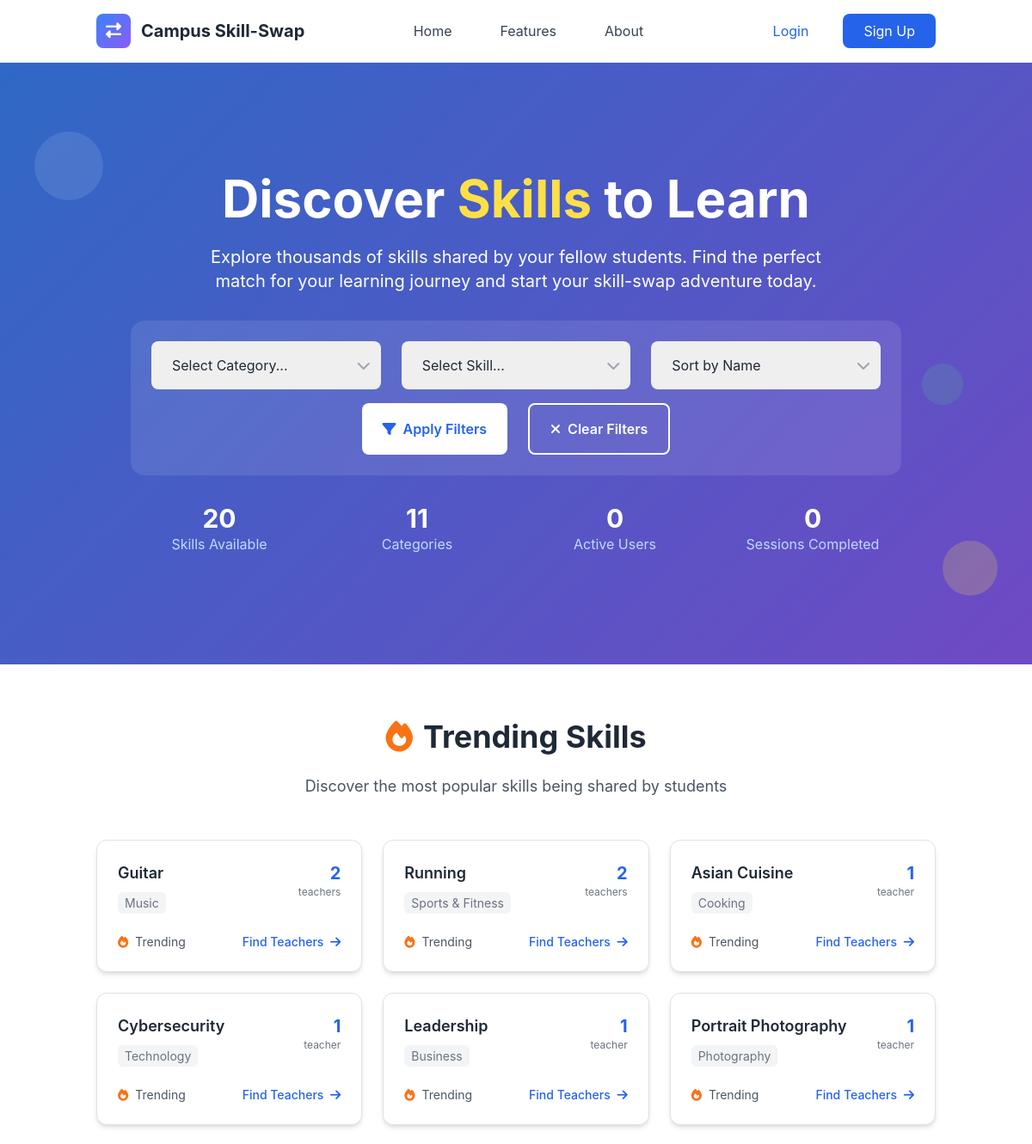
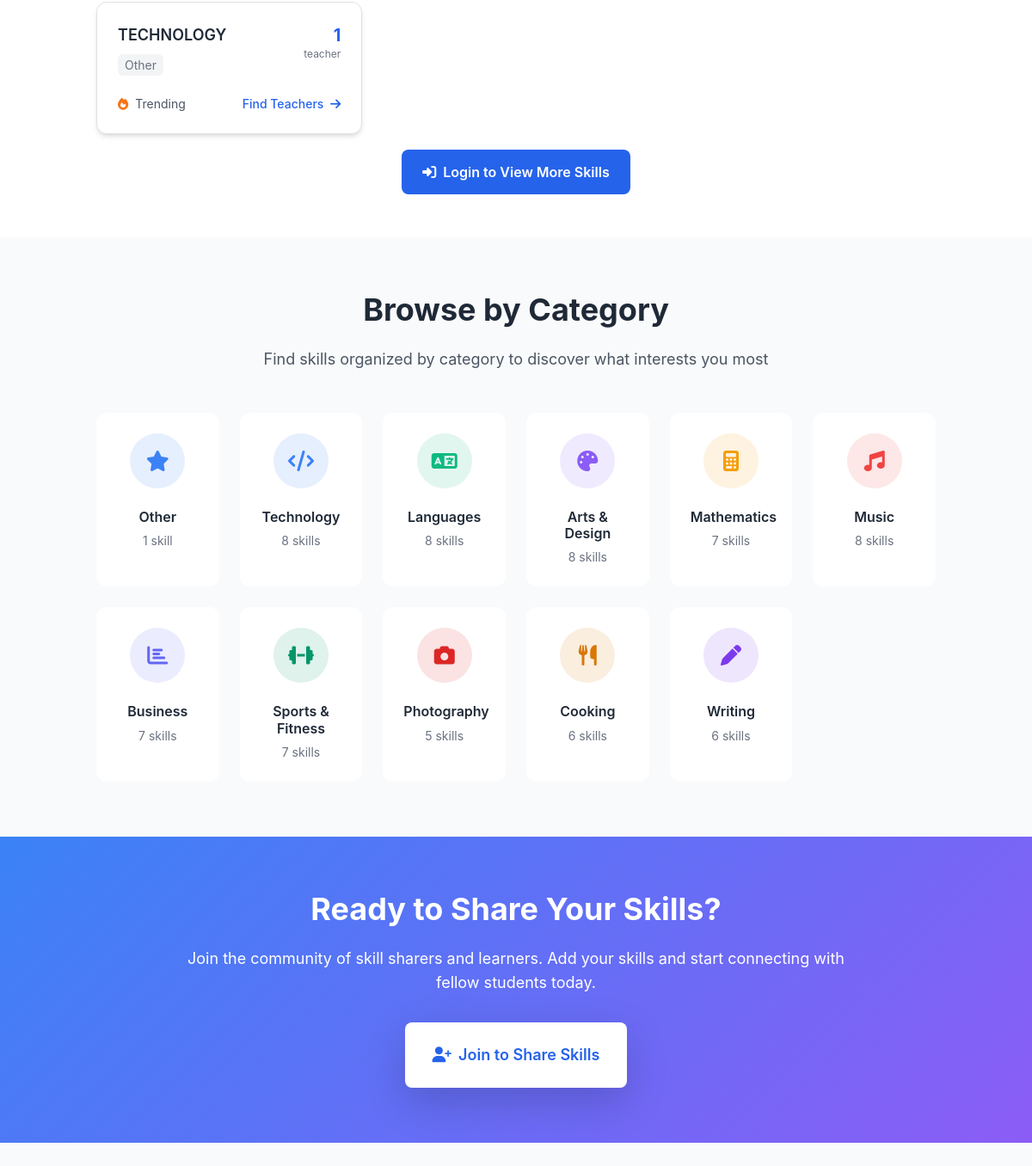
Screenshot of /skills/ with the database file from the repository (2 pictures, top to bottom).
### skills/models.py (models this page shows, shortened)
class Skill(models.Model):
    name = models.CharField(max_length=100)
    category = models.ForeignKey(SkillCategory, on_delete=models.CASCADE, related_name='skills')
    description = models.TextField(blank=True)
    is_popular = models.BooleanField(default=False)
    created_at = models.DateTimeField(auto_now_add=True)
    updated_at = models.DateTimeField(auto_now=True)
    class Meta:
        ordering = ['category__name', 'name']
        unique_together = ['name', 'category']

class SkillCategory(models.Model):
    name = models.CharField(max_length=100, unique=True)
    description = models.TextField(blank=True)
    icon = models.CharField(max_length=50, blank=True, help_text="CSS icon class")
    color = models.CharField(max_length=7, default='#3B82F6', help_text="Hex color code")
    is_active = models.BooleanField(default=True)
    created_at = models.DateTimeField(auto_now_add=True)
    updated_at = models.DateTimeField(auto_now=True)
    class Meta:
        ordering = ['name']
        verbose_name_plural = "Skill Categories"
        db_table = 'category'

### skills/views.py (the view, shortened to what this page needs)
# urls.py: path('', views.SkillListView.as_view(), name='skill_list'),
class SkillListView(ListView):
    model = Skill
    template_name = 'skills/skill_list.html'
    context_object_name = 'skills'
    paginate_by = 20
    def get_queryset(self):
        queryset = Skill.objects.filter(category__is_active=True).annotate(
            offered_count=Count('offered_by_users')
        )
        category = self.request.GET.get('category')
        skill = self.request.GET.get('skill')
        sort_by = self.request.GET.get('sort', 'name')
        if category:
            queryset = queryset.filter(category_id=category)
        if skill:
            queryset = queryset.filter(id=skill)
        if sort_by == 'popular':
            queryset = queryset.order_by('-offered_count', 'name')
        elif sort_by == 'recent':
            queryset = queryset.order_by('-created_at', 'name')
        else:  # default to name
            queryset = queryset.order_by('name')
        return queryset
    def get_context_data(self, **kwargs):
        context = super().get_context_data(**kwargs)
        context['search_form'] = SkillSearchForm(self.request.GET)
        has_filters = bool(self.request.GET.get('category') or self.request.GET.get('skill'))
        show_trending = not has_filters
        context['show_trending'] = show_trending
        show_skills_grid = has_filters or self.request.GET.get('find_teachers')
        context['show_skills_grid'] = show_skills_grid
        if show_trending:
            trending_skills = (Skill.objects
                              .filter(category__is_active=True)
                              .annotate(offered_count=Count('offered_by_users'))
                              .filter(offered_count__gt=0)
                              .order_by('-offered_count', 'name')[:15])
            context['trending_skills'] = trending_skills
        context['categories'] = SkillCategory.objects.filter(is_active=True).annotate(
            skill_count=Count('skills')
        )
        if self.request.GET.get('category'):
            try:
                selected_category = SkillCategory.objects.get(id=self.request.GET.get('category'))
                context['selected_category'] = selected_category
            except SkillCategory.DoesNotExist:
                pass
        if self.request.GET.get('skill'):
            try:
                selected_skill = Skill.objects.get(id=self.request.GET.get('skill'))
                context['selected_skill'] = selected_skill
            except Skill.DoesNotExist:
                pass
        context['show_more_url'] = 'skills:trending_skills_more'
        return context

### templates/skills/skill_list.html (shortened to what this page needs)
{% extends 'base.html' %}
{% load static %}
{% block content %}
<section class="gradient-bg relative overflow-hidden">
    <div class="relative container mx-auto px-4 py-20 lg:py-32">
        <div class="text-center text-white">
            <h1 class="text-4xl lg:text-6xl font-bold mb-6 leading-tight">
                Discover <span class="text-yellow-300">Skills</span> to Learn
            </h1>
            <p class="text-lg lg:text-xl mb-8 max-w-3xl mx-auto">
                Explore thousands of skills shared by your fellow students. Find the perfect match for your learning journey
                and start your skill-swap adventure today.
            </p>
            <div class="max-w-4xl mx-auto bg-white/10 backdrop-blur-sm rounded-2xl p-6 mb-8">
                <form method="get" class="space-y-4">
                    <div class="grid grid-cols-1 md:grid-cols-3 gap-4">
                        <div class="relative">
                            <select name="category" id="id_category" class="w-full px-4 py-3 rounded-lg border-0 text-gray-800 focus:ring-2 focus:ring-blue-500 appearance-none">
                                <option value="">Select Category...</option>
                            </select>
                        </div>
                        <div class="relative">
                            <select name="skill" id="id_skill" class="w-full px-4 py-3 rounded-lg border-0 text-gray-800 focus:ring-2 focus:ring-blue-500 appearance-none" {% if not request.GET.category %}disabled{% endif %}>
                                <option value="">Select Skill...</option>
                            </select>
                        </div>
                        <div class="relative">
                            <select name="sort" class="w-full px-4 py-3 rounded-lg border-0 text-gray-800 focus:ring-2 focus:ring-blue-500 appearance-none">
                                <option value="name" {% if request.GET.sort == 'name' %}selected{% endif %}>Sort by Name</option>
                            </select>
                        </div>
                    </div>
                    <div class="flex flex-col sm:flex-row gap-4 justify-center">
                        <button type="submit" class="bg-white text-blue-600 px-6 py-3 rounded-lg font-semibold hover:bg-gray-100 transition-all">
                            <i class="fas fa-filter mr-2"></i>Apply Filters
                        </button>
                        <a href="{% url 'skills:skill_list' %}" class="border-2 border-white text-white px-6 py-3 rounded-lg font-semibold hover:bg-white hover:text-blue-600 transition-all text-center">
                            <i class="fas fa-times mr-2"></i>Clear Filters
                        </a>
                    </div>
                </form>
            </div>
            <div class="grid grid-cols-2 md:grid-cols-4 gap-6 max-w-4xl mx-auto">
                <div class="text-center">
                    <div class="text-3xl font-bold">{{ skills.count|default:"0" }}</div>
                    <div class="text-blue-200">Skills Available</div>
                </div>
                <div class="text-center">
                    <div class="text-3xl font-bold">{{ categories.count|default:"0" }}</div>
                    <div class="text-blue-200">Categories</div>
                </div>
                <div class="text-center">
                    <div class="text-3xl font-bold">{{ total_users|default:"0" }}</div>
                    <div class="text-blue-200">Active Users</div>
                </div>
                <div class="text-center">
                    <div class="text-3xl font-bold">{{ total_sessions|default:"0" }}</div>
                    <div class="text-blue-200">Sessions Completed</div>
                </div>
            </div>
        </div>
    </div>
    <div class="absolute top-20 left-10 w-20 h-20 bg-white opacity-10 rounded-full animate-bounce"></div>
    <div class="absolute bottom-20 right-10 w-16 h-16 bg-yellow-300 opacity-20 rounded-full animate-pulse"></div>
    <div class="absolute top-1/2 right-20 w-12 h-12 bg-green-400 opacity-15 rounded-full animate-bounce delay-75"></div>
</section>
{% if show_trending %}
<section class="py-16 bg-white" id="trending-skills">
    <div class="container mx-auto px-4">
        <div class="text-center mb-12">
            <h2 class="text-3xl lg:text-4xl font-bold text-gray-800 mb-4">
                <i class="fas fa-fire text-orange-500 mr-3"></i>Trending Skills
            </h2>
            <p class="text-lg text-gray-600">
                Discover the most popular skills being shared by students
            </p>
        </div>
        {% if trending_skills %}
            <div class="grid grid-cols-1 md:grid-cols-2 lg:grid-cols-3 gap-6 mb-8">
                {% for skill in trending_skills %}
                    <div class="skill-card bg-white rounded-xl shadow-md p-6 hover:shadow-lg transition-all border">
                        <div class="flex items-start justify-between mb-4">
                            <div class="flex-1">
                                <h3 class="text-lg font-semibold text-gray-800 mb-2">{{ skill.name }}</h3>
                                <span class="text-sm text-gray-500 bg-gray-100 px-2 py-1 rounded">{{ skill.category.name }}</span>
                            </div>
                            <div class="text-right">
                                <div class="text-xl font-bold text-blue-600">{{ skill.offered_count }}</div>
                                <div class="text-xs text-gray-500">teacher{{ skill.offered_count|pluralize }}</div>
                            </div>
                        </div>
                        <div class="flex justify-between items-center">
                            <div class="flex items-center space-x-2">
                                <i class="fas fa-fire text-orange-500 text-sm"></i>
                                <span class="text-sm text-gray-600">Trending</span>
                            </div>
                            <a href="?skill={{ skill.id }}&find_teachers=1" class="text-blue-600 hover:text-blue-800 text-sm font-medium">
                                Find Teachers <i class="fas fa-arrow-right ml-1"></i>
                            </a>
                        </div>
                    </div>
                {% endfor %}
            </div>
            <div class="text-center">
                {% if user.is_authenticated %}
                    <a href="{% url 'skills:trending_skills_more' %}" class="bg-blue-600 text-white px-6 py-3 rounded-lg font-semibold hover:bg-blue-700 transition-all">
                        <i class="fas fa-arrow-right mr-2"></i>View More Skills
                    </a>
                {% else %}
                    <a href="{% url 'accounts:login' %}" class="bg-blue-600 text-white px-6 py-3 rounded-lg font-semibold hover:bg-blue-700 transition-all">
                        <i class="fas fa-sign-in-alt mr-2"></i>Login to View More Skills
                    </a>
                {% endif %}
            </div>
        {% endif %}
    </div>
</section>
{% endif %}
<section class="py-16 bg-gray-50">
    <div class="container mx-auto px-4">
        <div class="text-center mb-12">
            <h2 class="text-3xl lg:text-4xl font-bold text-gray-800 mb-4">
                Browse by Category
            </h2>
            <p class="text-lg text-gray-600">
                Find skills organized by category to discover what interests you most
            </p>
        </div>
        <div class="grid grid-cols-2 md:grid-cols-4 lg:grid-cols-6 gap-4">
            {% for category in categories %}
                <a href="?category={{ category.id }}" class="category-card bg-white p-6 rounded-xl text-center hover:shadow-lg transition-all transform hover:-translate-y-1">
                    <div class="w-16 h-16 bg-blue-100 rounded-full flex items-center justify-center mx-auto mb-4" style="background-color: {{ category.color }}20;">
                        <i class="{{ category.icon|default:'fas fa-star' }} text-2xl" style="color: {{ category.color }};"></i>
                    </div>
                    <h3 class="font-semibold text-gray-800 mb-2">{{ category.name }}</h3>
                    <p class="text-sm text-gray-500">{{ category.skill_count }} skill{{ category.skill_count|pluralize }}</p>
                </a>
            {% endfor %}
        </div>
    </div>
</section>
<section class="gradient-bg py-16">
    <div class="container mx-auto px-4 text-center">
        <div class="max-w-3xl mx-auto text-white">
            <h2 class="text-3xl lg:text-4xl font-bold mb-6">
                Ready to Share Your Skills?
            </h2>
            <p class="text-lg mb-8">
                Join the community of skill sharers and learners. Add your skills and start connecting with fellow students today.
            </p>
            {% if user.is_authenticated %}
                <a href="{% url 'skills:add_skill' %}"
                   class="bg-white text-blue-600 px-8 py-4 rounded-lg font-semibold text-lg hover:bg-gray-100 transition-all transform hover:scale-105 shadow-lg inline-block">
                    <i class="fas fa-plus mr-2"></i>Add Your Skills
                </a>
            {% else %}
                <a href="{% url 'accounts:register' %}"
                   class="bg-white text-blue-600 px-8 py-4 rounded-lg font-semibold text-lg hover:bg-gray-100 transition-all transform hover:scale-105 shadow-lg inline-block">
                    <i class="fas fa-user-plus mr-2"></i>Join to Share Skills
                </a>
            {% endif %}
        </div>
    </div>
</section>
{% endblock %}

### rows the page displays
Skill: name "Guitar", category.name "Music", offered_count "2"
Skill: name "Running", category.name "Sports & Fitness", offered_count "2"
Skill: name "Asian Cuisine", category.name "Cooking", offered_count "1"
Skill: name "Cybersecurity", category.name "Technology", offered_count "1"
Skill: name "Leadership", category.name "Business", offered_count "1"
Skill: name "Portrait Photography", category.name "Photography", offered_count "1"
Skill: name "TECHNOLOGY", category.name "Other", offered_count "1"
SkillCategory: name "Other", skill_count "1"
SkillCategory: name "Technology", skill_count "8"
SkillCategory: name "Languages", skill_count "8"
SkillCategory: name "Arts & Design", skill_count "8"
SkillCategory: name "Mathematics", skill_count "7"
SkillCategory: name "Music", skill_count "8"
SkillCategory: name "Business", skill_count "7"
SkillCategory: name "Sports & Fitness", skill_count "7"
SkillCategory: name "Photography", skill_count "5"
SkillCategory: name "Cooking", skill_count "6"
SkillCategory: name "Writing", skill_count "6"

### other values shown
{{ skills.count|default:"0" }} "20"
{{ categories.count|default:"0" }} "11"
{{ total_users|default:"0" }} "0"
{{ total_sessions|default:"0" }} "0"
